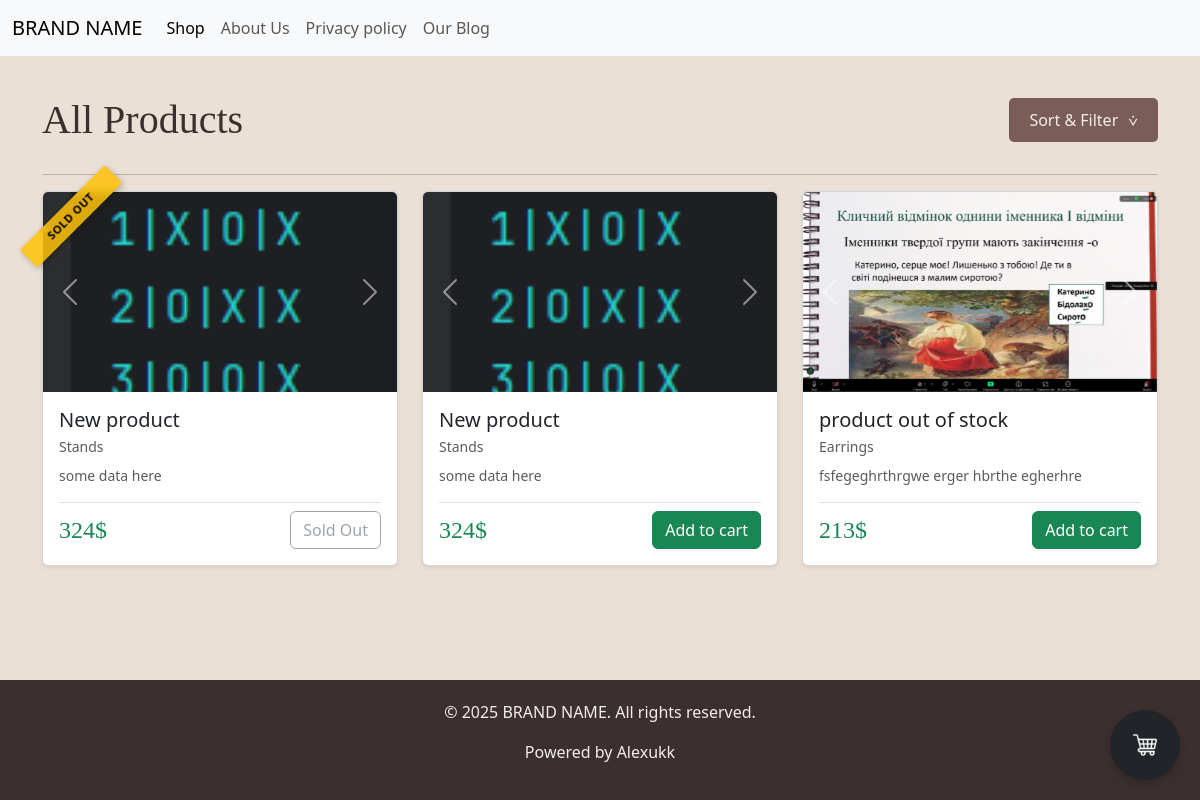
The page /shop on the database as committed earlier.
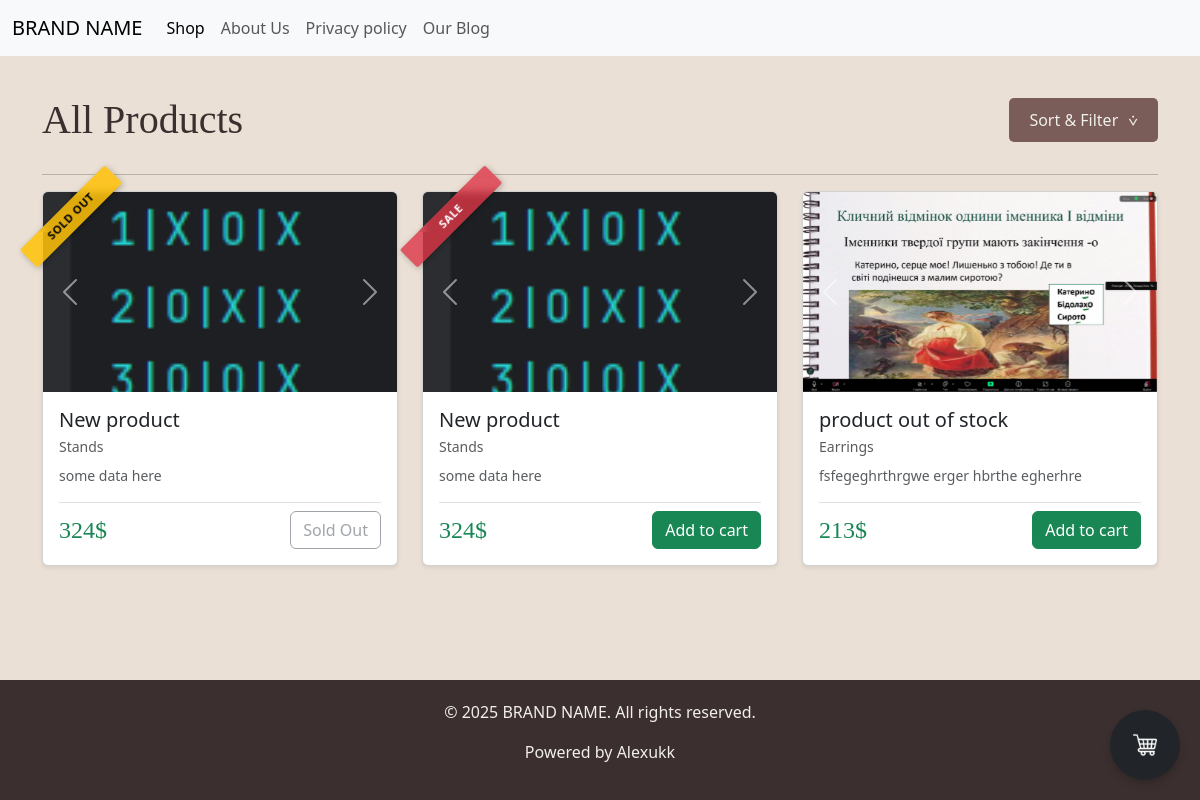
The same page on the database as committed later.
### main.py (models this page shows, shortened)
class Product(db.Model):
    id = db.Column(db.Integer, primary_key=True)
    title = db.Column(db.String(300), nullable=False)
    text = db.Column(db.Text, nullable=False)
    price = db.Column(db.Integer, nullable=False)
    photo1 = db.Column(db.String, nullable=False)
    photo2 = db.Column(db.String, nullable=False)
    photo3 = db.Column(db.String, nullable=False)
    category = db.Column(db.String(100), nullable=False)
    status = db.Column(db.String(30), nullable=False)

### main.py (the view)
@app.route('/shop', methods=['GET'])
def shop():
    sort_by = request.args.get('sort_by')
    category = request.args.get('type')
    query = Product.query
    if category:
        print(f"Filtering by category: {category}")  # Use f-string for better debugging
        query = query.filter_by(category=category.capitalize())
    else:
        print("No category filter applied.")
    if sort_by == 'price_asc':
        query = query.order_by(Product.price.asc())
    elif sort_by == 'price_desc':
        query = query.order_by(Product.price.desc())
    products = query.all()
    return render_template('shop.html', products=products)

### templates/shop.html (shortened to what this page needs)
{% extends "base.html" %}
{% block content %}
    <section class="shop-page container">
        <div class="shop-controls">
            <h1 class="page-title">All Products</h1>
            <div class="dropdown">
                <button class="sort-button">
                    <span>Sort & Filter</span>
                    <span class="arrow">⩒</span>
                </button>
            </div>
        </div>
        <hr>
        <div class="row g-4">
            {% for product in products %}
            <div class="col-12 col-md-6 col-lg-4">
                <div class="card h-100 shadow-sm">
                    <div class="product-img-container">
                        {% if product.status == 'sale' %}
                            <span class="status-badge badge-sale">Sale</span>
                        {% elif product.status == 'sold' %}
                            <span class="status-badge badge-soldout">Sold Out</span>
                        {% endif %}
                        <div id="productCarousel_{{ product.id }}" class="carousel slide" data-bs-ride="carousel" data-bs-interval="10000">
                            <div class="carousel-inner">
                                {% if product.photo1 %}
                                <div class="carousel-item active">
                                    <img src="{{ './static/' + product.photo1}}" class="card-img-top" alt="{{ product.title }}">
                                     </div>
                                {% endif %}
                            </div>
                            <button class="carousel-control-prev" type="button" data-bs-target="#productCarousel_{{ product.id }}" data-bs-slide="prev">
                                <span class="carousel-control-prev-icon" aria-hidden="true"></span>
                            </button>
                            <button class="carousel-control-next" type="button" data-bs-target="#productCarousel_{{ product.id }}" data-bs-slide="next">
                                <span class="carousel-control-next-icon" aria-hidden="true"></span>
                            </button>
                        </div>
                    </div>
                    <div class="card-body">
                        <h5 class="card-title mb-1">{{ product.title }}</h5>
                        <p class="text-muted small mb-2">{{ product.category }}</p>
                        <p class="card-text text-muted small">{{ product.text|truncate(80) }}</p>
                        <div class="d-flex justify-content-between align-items-center mt-auto pt-2 border-top">
                            <h4 class="text-success mb-0">{{ product.price }}$</h4>
                            {% if product.status == 'sold' %}
                                <button class="btn btn-outline-secondary" disabled>Sold Out</button>
                            {% else %}
                                <button
                                    class="btn btn-success add-to-cart-btn"
                                    data-product-id="{{ product.id }}"
                                    data-product-price="{{ product.price }}"
                                    data-product-title="{{ product.title }}"
                                >
                                    Add to cart
                                </button>
                            {% endif %}
                        </div>
                    </div>
                </div>
            </div>
            {% endfor %}
        </div>
    </section>
{% endblock %}

### templates/base.html (shortened to what this page needs)
<!DOCTYPE html>
<html lang="en">
<head>
    <link rel="stylesheet" href="/static/css/main.css">
    <link href="https://cdn.jsdelivr.net/npm/bootstrap@5.3.8/dist/css/bootstrap.min.css" rel="stylesheet">
</head>
<body>
    <nav class="navbar navbar-expand-lg bg-body-tertiary">
        <div class="container-fluid">
            <a class="navbar-brand" href="{{ url_for('index') }}">BRAND NAME</a>
            <div class="collapse navbar-collapse" id="navbarNavDropdown">
                <ul class="navbar-nav">
                    <li class="nav-item">
                        <a class="nav-link active" aria-current="page" href="{{url_for('shop')}}">Shop</a>
                    </li>
                    <li class="nav-item">
                        <a class="nav-link" href="{{url_for('aboutUs')}}">About Us</a>
                    </li>
                    <li class="nav-item">
                        <a class="nav-link" href="{{ url_for('privacy_policy') }}">Privacy policy</a>
                    </li>
                    <li class="nav-item">
                        <a class="nav-link" href="{{ url_for('posts') }}">Our Blog</a>
                    </li>
                </ul>
            </div>
        </div>
    </nav>
    <main>
        {% block content %}{% endblock %}
    </main>
    <footer class="footer">
        <div class="container footer-content">
            <p>&copy; 2025 BRAND NAME. All rights reserved.</p>
            <p class="creator-info">
                Powered by <a href="https://github.com/Alexukk" target="_blank">Alexukk</a>
            </p>
        </div>
    </footer>
{% if request.endpoint != 'Cart' %}
    <a href="{{ url_for('Cart') }}" class="fixed-bottom-right-btn btn btn-dark rounded-circle">
        <img src="{{ url_for('static', filename='img/shopping-cart.png') }}" alt="Cart" title="Go to Cart">
    </a>
{% endif %}
</body>
</html>

### static/css/main.css (style rules this page uses)
:root { --dark-coffee: #3C2F2F; --medium-roast: #7A5C58; --latte: #EAE0D5; --cream: #F0EFEA; --text-color: #554A4A; --font-heading: 'Cormorant Garamond', serif; --font-body: 'Montserrat', sans-serif; }
body { font-family: var(--font-body); color: var(--text-color); background-color: var(--medium-roast); margin: 0; line-height: 1.6; display: flex; flex-direction: column; min-height: 100vh; }
main { flex-grow: 1; background-color: var(--latte); }
.container { max-width: 1100px; margin: 0 auto; padding: 0 20px; }
h2, h4 { font-family: var(--font-heading); color: var(--dark-coffee); }
.footer { background-color: var(--dark-coffee); color: var(--cream); text-align: center; padding: 20px 0; }
a { color: inherit; text-decoration: none; transition: color 0.3s ease; }
.footer a { color: var(--cream); text-decoration: none; border-bottom: 1px solid transparent; }
.shop-page { padding: 40px 0; }
.shop-controls { display: flex; justify-content: space-between; align-items: center; margin-bottom: 30px; position: relative; z-index: 10; }
.page-title { font-size: 2.5em; font-family: var(--font-heading); color: var(--dark-coffee); margin: 0; }
.dropdown { position: relative; display: inline-block; }
.sort-button { background-color: var(--medium-roast); color: var(--cream); padding: 10px 20px; font-size: 1em; border: none; cursor: pointer; border-radius: 5px; transition: background-color 0.3s; display: flex; align-items: center; gap: 10px; }
.card-img-top { width: 100%; height: 200px; object-fit: cover; }

Rows that differ between the two databases and show on the page:
changed Product (number 2 of 3 on the later page): status "common" → "sale" (drawn)
